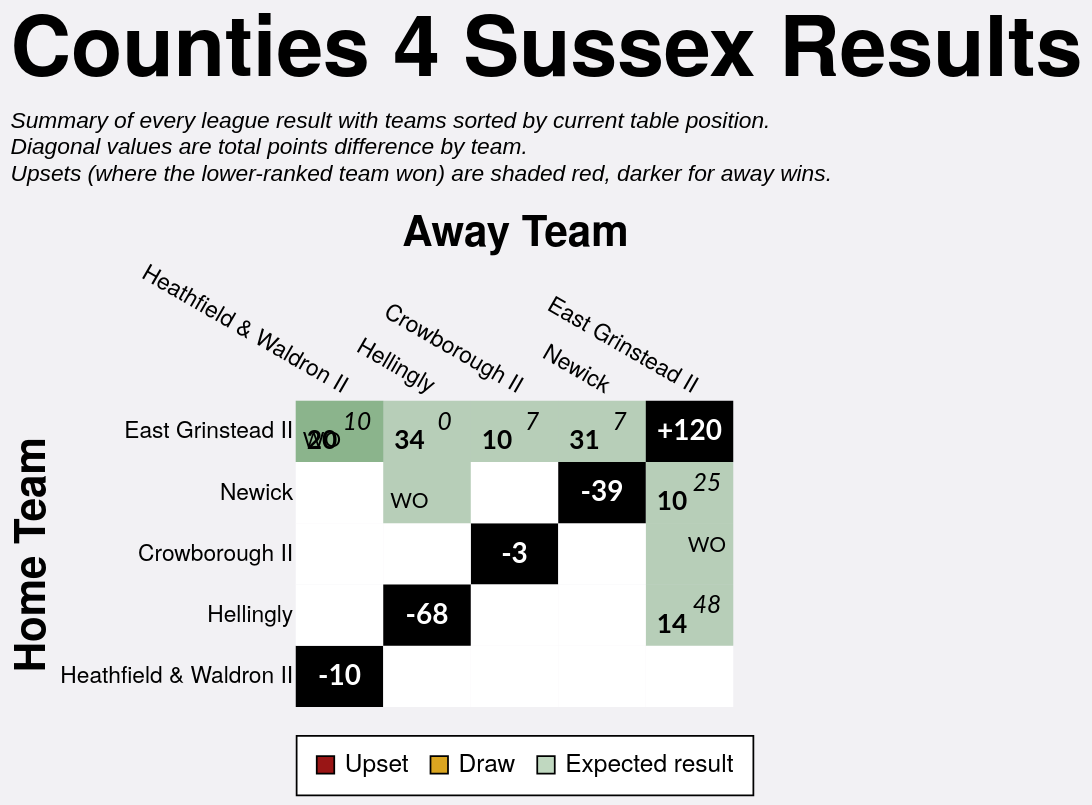

The specification (Vega-Lite) saved for this image:
### Vega-Lite specification from a JSON file in a GitHub repository (floating-point values rounded to 4 significant figures)
{"config": {"axis": {"labelFont": "PT Sans Narrow, Helvetica Neue, Helvetica, Arial, sans-serif", "titleFont": "PT Sans Narrow, Helvetica Neue, Helvetica, Arial, sans-serif", "labelFontSize": 13, "titleFontSize": 24, "gridColor": "#202947", "gridOpacity": 0.2, "zindex": 1}, "text": {"font": "Lato, sans-serif"}, "bar": {"cornerRadiusEnd": 5}, "header": {"labelFont": "PT Sans Narrow, Helvetica Neue, Helvetica, Arial, sans-serif", "titleFont": "PT Sans Narrow, Helvetica Neue, Helvetica, Arial, sans-serif", "labelFontSize": 24, "titleFontSize": 28, "labelFontWeight": "bold", "orient": "left"}, "legend": {"labelFont": "PT Sans Narrow, Helvetica Neue, Helvetica, Arial, sans-serif", "titleFont": "PT Sans Narrow, Helvetica Neue, Helvetica, Arial, sans-serif", "labelFontSize": 14, "titleFontSize": 16, "titlePadding": 5, "fillColor": "white", "strokeColor": "black", "padding": 10, "titleFontWeight": "lighter", "titleFontStyle": "italic", "titleColor": "gray", "offset": 10}, "title": {"font": "PT Sans Narrow, Helvetica Neue, Helvetica, Arial, sans-serif", "fontSize": 48, "fontWeight": "bold", "anchor": "start", "align": "center", "titlePadding": 20, "subtitlePadding": 10, "subtitleFontSize": 13, "subtitleColor": "", "subtitleFontStyle": "italic", "offset": 15, "color": "black"}, "axisX": {"labelAngle": 0}, "facet": {"title": null, "header": null, "align": {"row": "each", "column": "each"}}, "resolve": {"scale": {"y": "independent", "facet": "independent"}}, "background": "#f2f1f4", "scale": {"offsetBandPaddingOuter": 0.2, "offsetBandPaddingInner": 0.1}, "view": {"stroke": null, "background": "transparent"}}, "layer": [{"data": {"name": "data-1bce161154a463d0b15dbc6ff5da8784"}, "mark": {"type": "rect"}, "encoding": {"color": {"field": "unexpected_result", "legend": {"labelExpr": "datum.value === 'Upset (Away Win)' ? 'Upset' : datum.value", "labelLimit": 220, "offset": 16, "orient": "bottom", "symbolStrokeColor": "black", "symbolStrokeWidth": 1, "values": ["Upset (Away Win)", "Draw", "Expected result"]}, "scale": {"domain": ["Expected result", "Upset (Home Win)", "Upset (Away Win)", "Draw", "To be played", "N/A"], "range": ["#146f1444", "#991515bb", "#991515", "goldenrod", "white", "black"]}, "title": null, "type": "nominal"}, "opacity": {"condition": {"test": "datum.home_team == param_20['home_team'] || datum.away_team == param_20['home_team'] || !isValid(param_20['home_team'])", "value": 1.0}, "value": 0.1}, "tooltip": [{"field": "home_team", "title": "Home", "type": "nominal"}, {"field": "away_team", "title": "Away", "type": "nominal"}, {"field": "home_score_text", "title": "Home Score", "type": "nominal"}, {"field": "away_score_text", "title": "Away Score", "type": "nominal"}, {"field": "result", "title": "Result", "type": "nominal"}, {"field": "unexpected_result", "title": "Unexpectedness", "type": "nominal"}, {"field": "date", "format": "%d %b %Y", "title": "Date", "type": "temporal"}], "x": {"axis": {"domain": false, "grid": false, "labelAngle": 30, "orient": "top", "ticks": false}, "field": "away_team", "sort": ["Heathfield & Waldron II", "Hellingly", "Crowborough II", "Newick", "East Grinstead II"], "title": "Away Team", "type": "nominal"}, "y": {"axis": {"domain": false, "grid": false, "ticks": false}, "field": "home_team", "sort": ["East Grinstead II", "Newick", "Crowborough II", "Hellingly", "Heathfield & Waldron II"], "title": "Home Team", "type": "nominal"}}, "name": "view_19"}, {"data": {"name": "data-1bce161154a463d0b15dbc6ff5da8784"}, "mark": {"type": "text", "fontStyle": "italic", "size": 14, "xOffset": 10, "yOffset": -5}, "encoding": {"color": {"condition": {"test": "(datum.home_team == param_20['home_team'] || datum.away_team == param_20['home_team'] || !isValid(param_20['home_team'])) && datum.unexpected_result == 'Expected result'", "value": "black"}, "value": "white"}, "text": {"field": "away_score_text", "type": "nominal"}, "x": {"field": "away_team", "sort": ["Heathfield & Waldron II", "Hellingly", "Crowborough II", "Newick", "East Grinstead II"], "type": "nominal"}, "y": {"field": "home_team", "sort": ["East Grinstead II", "Newick", "Crowborough II", "Hellingly", "Heathfield & Waldron II"], "type": "nominal"}}, "transform": [{"filter": "datum.away_score_text != '' && datum.away_score_text != 'WO'"}]}, {"data": {"name": "data-1bce161154a463d0b15dbc6ff5da8784"}, "mark": {"type": "text", "size": 12, "xOffset": 10, "yOffset": -5}, "encoding": {"color": {"condition": {"test": "(datum.home_team == param_20['home_team'] || datum.away_team == param_20['home_team'] || !isValid(param_20['home_team'])) && datum.unexpected_result == 'Expected result'", "value": "black"}, "value": "white"}, "text": {"field": "away_score_text", "type": "nominal"}, "x": {"field": "away_team", "sort": ["Heathfield & Waldron II", "Hellingly", "Crowborough II", "Newick", "East Grinstead II"], "type": "nominal"}, "y": {"field": "home_team", "sort": ["East Grinstead II", "Newick", "Crowborough II", "Hellingly", "Heathfield & Waldron II"], "type": "nominal"}}, "transform": [{"filter": "datum.away_score_text == 'WO'"}]}, {"data": {"name": "data-1bce161154a463d0b15dbc6ff5da8784"}, "mark": {"type": "text", "fontWeight": "bold", "size": 15, "xOffset": -10, "yOffset": 5}, "encoding": {"color": {"condition": {"test": "(datum.home_team == param_20['home_team'] || datum.away_team == param_20['home_team'] || !isValid(param_20['home_team'])) && datum.unexpected_result == 'Expected result'", "value": "black"}, "value": "white"}, "text": {"field": "home_score_text", "type": "nominal"}, "x": {"field": "away_team", "sort": ["Heathfield & Waldron II", "Hellingly", "Crowborough II", "Newick", "East Grinstead II"], "type": "nominal"}, "y": {"field": "home_team", "sort": ["East Grinstead II", "Newick", "Crowborough II", "Hellingly", "Heathfield & Waldron II"], "type": "nominal"}}, "transform": [{"filter": "datum.home_score_text != '' && datum.home_score_text != 'WO'"}]}, {"data": {"name": "data-1bce161154a463d0b15dbc6ff5da8784"}, "mark": {"type": "text", "size": 12, "xOffset": -10, "yOffset": 5}, "encoding": {"color": {"condition": {"test": "(datum.home_team == param_20['home_team'] || datum.away_team == param_20['home_team'] || !isValid(param_20['home_team'])) && datum.unexpected_result == 'Expected result'", "value": "black"}, "value": "white"}, "text": {"field": "home_score_text", "type": "nominal"}, "x": {"field": "away_team", "sort": ["Heathfield & Waldron II", "Hellingly", "Crowborough II", "Newick", "East Grinstead II"], "type": "nominal"}, "y": {"field": "home_team", "sort": ["East Grinstead II", "Newick", "Crowborough II", "Hellingly", "Heathfield & Waldron II"], "type": "nominal"}}, "transform": [{"filter": "datum.home_score_text == 'WO'"}]}, {"data": {"name": "data-943e7b5a84a8ffe87dd0d63b149552a4"}, "mark": {"type": "text", "color": "white", "fontWeight": "bold", "size": 16}, "encoding": {"text": {"field": "display_text", "type": "nominal"}, "tooltip": [{"field": "home_team", "title": "Team", "type": "nominal"}, {"field": "display_text", "title": "Points Difference", "type": "nominal"}], "x": {"field": "away_team", "sort": ["Heathfield & Waldron II", "Hellingly", "Crowborough II", "Newick", "East Grinstead II"], "type": "nominal"}, "y": {"field": "home_team", "sort": ["East Grinstead II", "Newick", "Crowborough II", "Hellingly", "Heathfield & Waldron II"], "type": "nominal"}}}], "height": {"step": 35}, "params": [{"name": "param_20", "select": {"type": "point", "clear": "dblclick", "fields": ["home_team"], "on": "click"}, "value": null, "views": ["view_19"]}], "title": {"text": "Counties 4 Sussex Results", "subtitle": ["Summary of every league result with teams sorted by current table position.", "Diagonal values are total points difference by team.", "Upsets (where the lower-ranked team won) are shaded red, darker for away wins."]}, "width": {"step": 50}, "$schema": "https://vega.github.io/schema/vega-lite/v5.20.1.json", "datasets": {"data-1bce161154a463d0b15dbc6ff5da8784": [{"home_team": "Crowborough II", "away_team": "Crowborough II", "match_id": null, "date": "", "home_score": null, "away_score": null, "home_walkover": null, "away_walkover": null, "result": "N/A", "home_score_text": "", "away_score_text": "", "wo_result": "", "score_text": "", "display_text": "-3", "is_diagonal": true, "result_simple": "N/A", "unexpected_result": "N/A", "unexpected_opacity": 1.0}, {"home_team": "Crowborough II", "away_team": "East Grinstead II", "match_id": "1083348", "date": "2023-11-18T00:00:00", "home_score": null, "away_score": null, "home_walkover": false, "away_walkover": true, "result": "Away Win", "home_score_text": "", "away_score_text": "WO", "wo_result": "AWO", "score_text": "WO", "display_text": "WO", "is_diagonal": false, "result_simple": "Away Win", "unexpected_result": "Expected result", "unexpected_opacity": 0.25}, {"home_team": "Crowborough II", "away_team": "Heathfield & Waldron II", "match_id": null, "date": "", "home_score": null, "away_score": null, "home_walkover": null, "away_walkover": null, "result": "To be played", "home_score_text": "", "away_score_text": "", "wo_result": "", "score_text": "", "display_text": "", "is_diagonal": false, "result_simple": "To be played", "unexpected_result": "To be played", "unexpected_opacity": 1.0}, {"home_team": "Crowborough II", "away_team": "Hellingly", "match_id": null, "date": "", "home_score": null, "away_score": null, "home_walkover": null, "away_walkover": null, "result": "To be played", "home_score_text": "", "away_score_text": "", "wo_result": "", "score_text": "", "display_text": "", "is_diagonal": false, "result_simple": "To be played", "unexpected_result": "To be played", "unexpected_opacity": 1.0}, {"home_team": "Crowborough II", "away_team": "Newick", "match_id": null, "date": "", "home_score": null, "away_score": null, "home_walkover": null, "away_walkover": null, "result": "To be played", "home_score_text": "", "away_score_text": "", "wo_result": "", "score_text": "", "display_text": "", "is_diagonal": false, "result_simple": "To be played", "unexpected_result": "To be played", "unexpected_opacity": 1.0}, {"home_team": "East Grinstead II", "away_team": "Crowborough II", "match_id": "1083358", "date": "2024-02-03T00:00:00", "home_score": 10, "away_score": 7, "home_walkover": false, "away_walkover": false, "result": "Home Win (LBP)", "home_score_text": "10", "away_score_text": "7", "wo_result": "", "score_text": "10-7", "display_text": "10-7", "is_diagonal": false, "result_simple": "Home Win", "unexpected_result": "Expected result", "unexpected_opacity": 0.25}, {"home_team": "East Grinstead II", "away_team": "East Grinstead II", "match_id": null, "date": "", "home_score": null, "away_score": null, "home_walkover": null, "away_walkover": null, "result": "N/A", "home_score_text": "", "away_score_text": "", "wo_result": "", "score_text": "", "display_text": "+120", "is_diagonal": true, "result_simple": "N/A", "unexpected_result": "N/A", "unexpected_opacity": 1.0}, {"home_team": "East Grinstead II", "away_team": "Heathfield & Waldron II", "match_id": "1111548", "date": "2024-01-20T00:00:00", "home_score": 20, "away_score": 10, "home_walkover": false, "away_walkover": false, "result": "Home Win", "home_score_text": "20", "away_score_text": "10", "wo_result": "", "score_text": "20-10", "display_text": "20-10", "is_diagonal": false, "result_simple": "Home Win", "unexpected_result": "Expected result", "unexpected_opacity": 0.25}, {"home_team": "East Grinstead II", "away_team": "Heathfield & Waldron II", "match_id": "1105112", "date": "2023-12-09T00:00:00", "home_score": null, "away_score": null, "home_walkover": true, "away_walkover": false, "result": "Home Win", "home_score_text": "WO", "away_score_text": "", "wo_result": "HWO", "score_text": "WO", "display_text": "WO", "is_diagonal": false, "result_simple": "Home Win", "unexpected_result": "Expected result", "unexpected_opacity": 0.25}, {"home_team": "East Grinstead II", "away_team": "Hellingly", "match_id": "1083351", "date": "2023-12-02T00:00:00", "home_score": 34, "away_score": 0, "home_walkover": false, "away_walkover": false, "result": "Home Win", "home_score_text": "34", "away_score_text": "0", "wo_result": "", "score_text": "34-0", "display_text": "34-0", "is_diagonal": false, "result_simple": "Home Win", "unexpected_result": "Expected result", "unexpected_opacity": 0.25}, {"home_team": "East Grinstead II", "away_team": "Newick", "match_id": "1083365", "date": "2024-03-02T00:00:00", "home_score": 31, "away_score": 7, "home_walkover": false, "away_walkover": false, "result": "Home Win", "home_score_text": "31", "away_score_text": "7", "wo_result": "", "score_text": "31-7", "display_text": "31-7", "is_diagonal": false, "result_simple": "Home Win", "unexpected_result": "Expected result", "unexpected_opacity": 0.25}, {"home_team": "Heathfield & Waldron II", "away_team": "Crowborough II", "match_id": null, "date": "", "home_score": null, "away_score": null, "home_walkover": null, "away_walkover": null, "result": "To be played", "home_score_text": "", "away_score_text": "", "wo_result": "", "score_text": "", "display_text": "", "is_diagonal": false, "result_simple": "To be played", "unexpected_result": "To be played", "unexpected_opacity": 1.0}, {"home_team": "Heathfield & Waldron II", "away_team": "East Grinstead II", "match_id": null, "date": "", "home_score": null, "away_score": null, "home_walkover": null, "away_walkover": null, "result": "To be played", "home_score_text": "", "away_score_text": "", "wo_result": "", "score_text": "", "display_text": "", "is_diagonal": false, "result_simple": "To be played", "unexpected_result": "To be played", "unexpected_opacity": 1.0}, {"home_team": "Heathfield & Waldron II", "away_team": "Heathfield & Waldron II", "match_id": null, "date": "", "home_score": null, "away_score": null, "home_walkover": null, "away_walkover": null, "result": "N/A", "home_score_text": "", "away_score_text": "", "wo_result": "", "score_text": "", "display_text": "-10", "is_diagonal": true, "result_simple": "N/A", "unexpected_result": "N/A", "unexpected_opacity": 1.0}, {"home_team": "Heathfield & Waldron II", "away_team": "Hellingly", "match_id": null, "date": "", "home_score": null, "away_score": null, "home_walkover": null, "away_walkover": null, "result": "To be played", "home_score_text": "", "away_score_text": "", "wo_result": "", "score_text": "", "display_text": "", "is_diagonal": false, "result_simple": "To be played", "unexpected_result": "To be played", "unexpected_opacity": 1.0}, {"home_team": "Heathfield & Waldron II", "away_team": "Newick", "match_id": null, "date": "", "home_score": null, "away_score": null, "home_walkover": null, "away_walkover": null, "result": "To be played", "home_score_text": "", "away_score_text": "", "wo_result": "", "score_text": "", "display_text": "", "is_diagonal": false, "result_simple": "To be played", "unexpected_result": "To be played", "unexpected_opacity": 1.0}, {"home_team": "Hellingly", "away_team": "Crowborough II", "match_id": null, "date": "", "home_score": null, "away_score": null, "home_walkover": null, "away_walkover": null, "result": "To be played", "home_score_text": "", "away_score_text": "", "wo_result": "", "score_text": "", "display_text": "", "is_diagonal": false, "result_simple": "To be played", "unexpected_result": "To be played", "unexpected_opacity": 1.0}, {"home_team": "Hellingly", "away_team": "East Grinstead II", "match_id": "1083362", "date": "2024-02-17T00:00:00", "home_score": 14, "away_score": 48, "home_walkover": false, "away_walkover": false, "result": "Away Win", "home_score_text": "14", "away_score_text": "48", "wo_result": "", "score_text": "14-48", "display_text": "14-48", "is_diagonal": false, "result_simple": "Away Win", "unexpected_result": "Expected result", "unexpected_opacity": 0.25}, {"home_team": "Hellingly", "away_team": "Heathfield & Waldron II", "match_id": null, "date": "", "home_score": null, "away_score": null, "home_walkover": null, "away_walkover": null, "result": "To be played", "home_score_text": "", "away_score_text": "", "wo_result": "", "score_text": "", "display_text": "", "is_diagonal": false, "result_simple": "To be played", "unexpected_result": "To be played", "unexpected_opacity": 1.0}, {"home_team": "Hellingly", "away_team": "Hellingly", "match_id": null, "date": "", "home_score": null, "away_score": null, "home_walkover": null, "away_walkover": null, "result": "N/A", "home_score_text": "", "away_score_text": "", "wo_result": "", "score_text": "", "display_text": "-68", "is_diagonal": true, "result_simple": "N/A", "unexpected_result": "N/A", "unexpected_opacity": 1.0}, {"home_team": "Hellingly", "away_team": "Newick", "match_id": null, "date": "", "home_score": null, "away_score": null, "home_walkover": null, "away_walkover": null, "result": "To be played", "home_score_text": "", "away_score_text": "", "wo_result": "", "score_text": "", "display_text": "", "is_diagonal": false, "result_simple": "To be played", "unexpected_result": "To be played", "unexpected_opacity": 1.0}, {"home_team": "Newick", "away_team": "Crowborough II", "match_id": null, "date": "", "home_score": null, "away_score": null, "home_walkover": null, "away_walkover": null, "result": "To be played", "home_score_text": "", "away_score_text": "", "wo_result": "", "score_text": "", "display_text": "", "is_diagonal": false, "result_simple": "To be played", "unexpected_result": "To be played", "unexpected_opacity": 1.0}, {"home_team": "Newick", "away_team": "East Grinstead II", "match_id": "1083338", "date": "2023-10-21T00:00:00", "home_score": 10, "away_score": 25, "home_walkover": false, "away_walkover": false, "result": "Away Win", "home_score_text": "10", "away_score_text": "25", "wo_result": "", "score_text": "10-25", "display_text": "10-25", "is_diagonal": false, "result_simple": "Away Win", "unexpected_result": "Expected result", "unexpected_opacity": 0.25}, {"home_team": "Newick", "away_team": "Heathfield & Waldron II", "match_id": null, "date": "", "home_score": null, "away_score": null, "home_walkover": null, "away_walkover": null, "result": "To be played", "home_score_text": "", "away_score_text": "", "wo_result": "", "score_text": "", "display_text": "", "is_diagonal": false, "result_simple": "To be played", "unexpected_result": "To be played", "unexpected_opacity": 1.0}, {"home_team": "Newick", "away_team": "Hellingly", "match_id": "1115967", "date": "2024-04-20T00:00:00", "home_score": null, "away_score": null, "home_walkover": true, "away_walkover": false, "result": "Home Win", "home_score_text": "WO", "away_score_text": "", "wo_result": "HWO", "score_text": "WO", "display_text": "WO", "is_diagonal": false, "result_simple": "Home Win", "unexpected_result": "Expected result", "unexpected_opacity": 0.25}, {"home_team": "Newick", "away_team": "Newick", "match_id": null, "date": "", "home_score": null, "away_score": null, "home_walkover": null, "away_walkover": null, "result": "N/A", "home_score_text": "", "away_score_text": "", "wo_result": "", "score_text": "", "display_text": "-39", "is_diagonal": true, "result_simple": "N/A", "unexpected_result": "N/A", "unexpected_opacity": 1.0}], "data-943e7b5a84a8ffe87dd0d63b149552a4": [{"home_team": "Crowborough II", "away_team": "Crowborough II", "match_id": null, "date": "", "home_score": null, "away_score": null, "home_walkover": null, "away_walkover": null, "result": "N/A", "home_score_text": "", "away_score_text": "", "wo_result": "", "score_text": "", "display_text": "-3", "is_diagonal": true, "result_simple": "N/A", "unexpected_result": "N/A", "unexpected_opacity": 1.0}, {"home_team": "East Grinstead II", "away_team": "East Grinstead II", "match_id": null, "date": "", "home_score": null, "away_score": null, "home_walkover": null, "away_walkover": null, "result": "N/A", "home_score_text": "", "away_score_text": "", "wo_result": "", "score_text": "", "display_text": "+120", "is_diagonal": true, "result_simple": "N/A", "unexpected_result": "N/A", "unexpected_opacity": 1.0}, {"home_team": "Heathfield & Waldron II", "away_team": "Heathfield & Waldron II", "match_id": null, "date": "", "home_score": null, "away_score": null, "home_walkover": null, "away_walkover": null, "result": "N/A", "home_score_text": "", "away_score_text": "", "wo_result": "", "score_text": "", "display_text": "-10", "is_diagonal": true, "result_simple": "N/A", "unexpected_result": "N/A", "unexpected_opacity": 1.0}, {"home_team": "Hellingly", "away_team": "Hellingly", "match_id": null, "date": "", "home_score": null, "away_score": null, "home_walkover": null, "away_walkover": null, "result": "N/A", "home_score_text": "", "away_score_text": "", "wo_result": "", "score_text": "", "display_text": "-68", "is_diagonal": true, "result_simple": "N/A", "unexpected_result": "N/A", "unexpected_opacity": 1.0}, {"home_team": "Newick", "away_team": "Newick", "match_id": null, "date": "", "home_score": null, "away_score": null, "home_walkover": null, "away_walkover": null, "result": "N/A", "home_score_text": "", "away_score_text": "", "wo_result": "", "score_text": "", "display_text": "-39", "is_diagonal": true, "result_simple": "N/A", "unexpected_result": "N/A", "unexpected_opacity": 1.0}]}}
